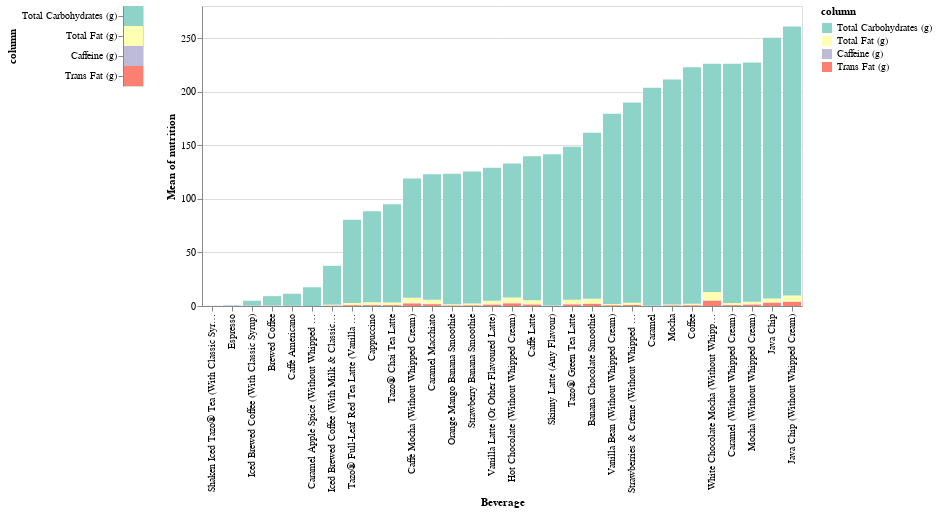

Notebook code cell kept with this figure:
### Code cell
print('sorted nutrition')

data_t = alt.Chart(data).transform_fold(
  [' Total Fat (g)', 'Trans Fat (g) ', ' Total Carbohydrates (g) ', 'Caffeine (g)' ],
  as_=['column', 'nutrition']
)

selection = alt.selection_multi(fields=['column'])
color = alt.condition(selection, alt.Color('column:N', scale=alt.Scale(scheme='set3') ), alt.value('lightgray'))
make_selector = data_t.mark_rect().encode(y='column:N', color=color).add_selection(selection)

tops = data_t.mark_bar().encode(
    y = 'mean(nutrition):Q',
    x = alt.X('Beverage:N', sort=alt.EncodingSortField(field='nutrition', op='mean') ),
    color=alt.Color('column:N', scale=alt.Scale(scheme='set3')),

).transform_filter(selection)

make_selector | tops

### Figure 1 — Vega-Lite specification as saved in the notebook (floating-point values rounded to 4 significant figures; data arrays with more than 128 entries replaced by an {"elided": "..."} marker saying what was removed)
{"config": {"view": {"continuousWidth": 400, "continuousHeight": 300}}, "hconcat": [{"mark": "rect", "encoding": {"color": {"condition": {"type": "nominal", "field": "column", "scale": {"scheme": "set3"}, "selection": "selector004"}, "value": "lightgray"}, "y": {"type": "nominal", "field": "column"}}, "selection": {"selector004": {"type": "multi", "fields": ["column"]}}, "transform": [{"fold": [" Total Fat (g)", "Trans Fat (g) ", " Total Carbohydrates (g) ", "Caffeine (g)"], "as": ["column", "nutrition"]}]}, {"mark": "bar", "encoding": {"color": {"type": "nominal", "field": "column", "scale": {"scheme": "set3"}}, "x": {"type": "nominal", "field": "Beverage", "sort": {"field": "nutrition", "op": "mean"}}, "y": {"type": "quantitative", "aggregate": "mean", "field": "nutrition"}}, "transform": [{"fold": [" Total Fat (g)", "Trans Fat (g) ", " Total Carbohydrates (g) ", "Caffeine (g)"], "as": ["column", "nutrition"]}, {"filter": {"selection": "selector004"}}]}], "data": {"name": "data-e9d70023d3f39062055135ad777e6bee"}, "$schema": "https://vega.github.io/schema/vega-lite/v4.8.1.json", "datasets": {"data-e9d70023d3f39062055135ad777e6bee": {"elided": "218 records"}}}
